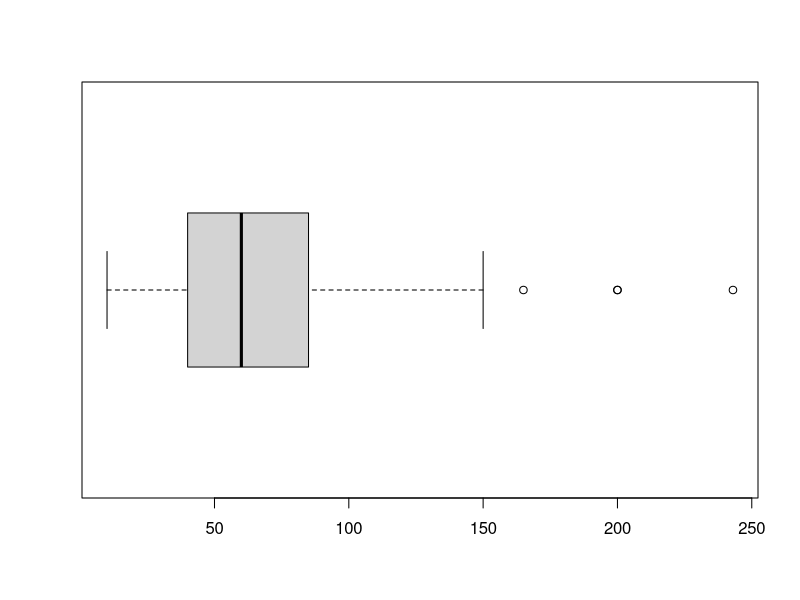
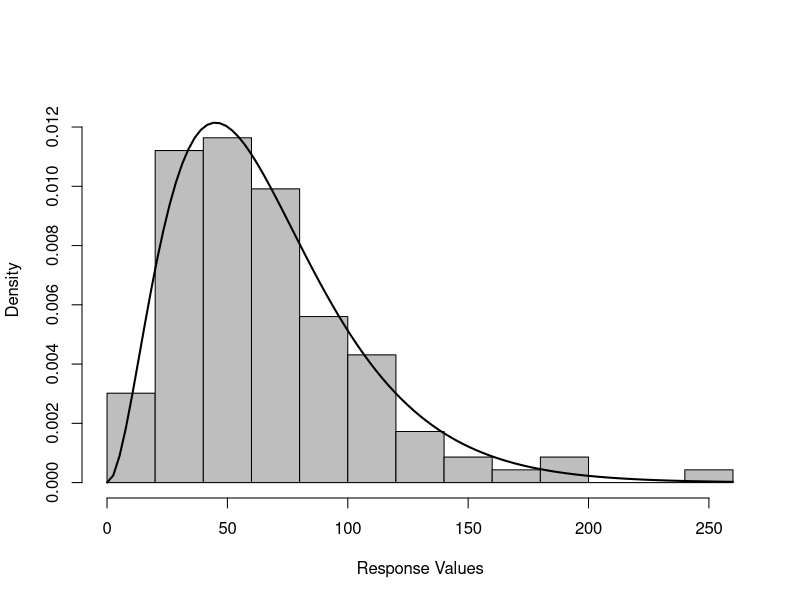
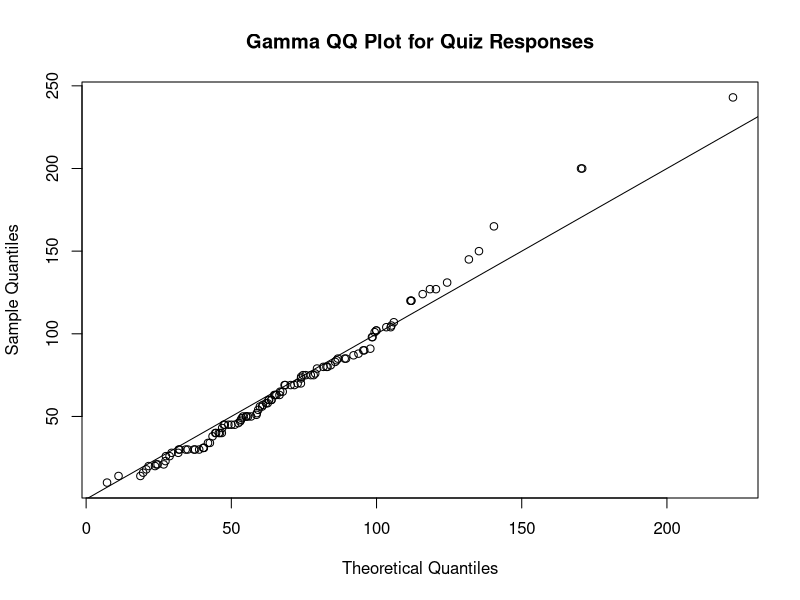
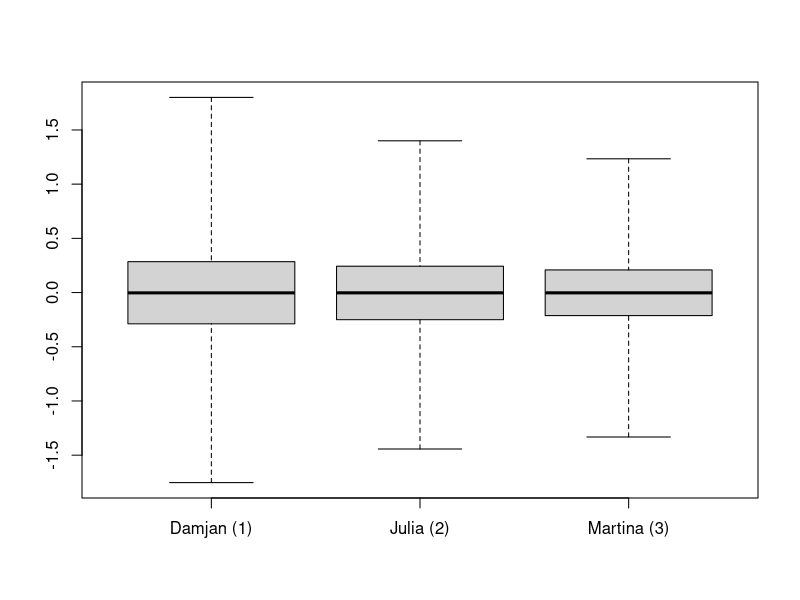

Source code (R) for these figures, in order:
## ---- chunk 1
knitr::opts_chunk$set(echo = TRUE)
library(MASS)
## ---- chunk 2
quiz = read.delim("quiz.txt", header = FALSE, sep = "")
responses = quiz[,1]
summary(responses)
sd(responses)
IQR(responses)
quantile(responses, type = 7)
boxplot(responses, horizontal = TRUE)
## ---- chunk 3
# starting values for the parameters determined via the moment of methods
alpha.hat = mean(responses)^2/var(responses)
theta.hat = var(responses)/mean(responses)

gamma.fit = fitdistr(responses, densfun = "gamma", start = list(shape = alpha.hat, scale = theta.hat)) 

shape.hat = gamma.fit$estimate[[1]]
scale.hat = gamma.fit$estimate[[2]]
shape.hat
scale.hat
## ---- chunk 4
hist(responses, freq = FALSE, col = "gray", main = NULL, xlab = "Response Values", nclass = 10, ylim = c(0,0.013))
curve(dgamma(x, shape = shape.hat, scale = scale.hat), lwd = 2, add = TRUE)
## ---- chunk 5
gamma.sample = rgamma(116, shape = shape.hat, scale = scale.hat)


qqplot(gamma.sample, responses, main = "Gamma QQ Plot for Quiz Responses", xlab = "Theoretical Quantiles", ylab = "Sample Quantiles")

abline(a=0, b=1)
## ---- chunk 6
numberofsimulations = 20000
N = numberofsimulations
estimator1 = 1:N
estimator2 = 1:N
estimator3 = 1:N
for (i in 1:N) {
  normal.sample = rnorm(10)
  estimator1[i] = (max(normal.sample) + min(normal.sample)) / 2
  estimator2[i] = median(normal.sample)
  estimator3[i] = mean(normal.sample)
}

# subtract 0 as this is the true mean of the standard normal distribution
bias.estimator1 = mean(estimator1) - 0
bias.estimator2 = mean(estimator2) - 0
bias.estimator3 = mean(estimator3) - 0

variance.estimator1 = var(estimator1)
variance.estimator2 = var(estimator2)
variance.estimator3 = var(estimator3)
## ---- chunk 7
cat("Bias of Estimator 1:", bias.estimator1)
cat("Bias of Estimator 2:", bias.estimator2)
cat("Bias of Estimator 3:", bias.estimator3)
cat("Variance of Estimator 1:", variance.estimator1)
cat("Variance of Estimator 2:", variance.estimator2)
cat("Variance of Estimator 3:", variance.estimator3)
boxplot(estimator1, estimator2, estimator3, names = c("Damjan (1)", "Julia (2)", "Martina (3)"), range = 0)


